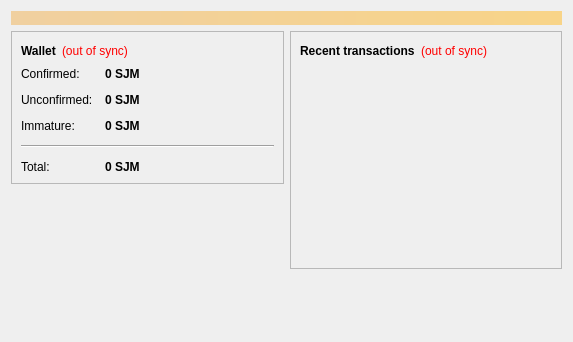
<?xml version="1.0" encoding="UTF-8"?>
<ui version="4.0">
 <class>OverviewPage</class>
 <widget class="QWidget" name="OverviewPage">
  <property name="geometry">
   <rect>
    <x>0</x>
    <y>0</y>
    <width>573</width>
    <height>342</height>
   </rect>
  </property>
  <property name="windowTitle">
   <string>Form</string>
  </property>
  <layout class="QVBoxLayout" name="topLayout">
   <item>
    <widget class="QLabel" name="labelAlerts">
     <property name="visible">
      <bool>false</bool>
     </property>
     <property name="styleSheet">
      <string notr="true">background-color: qlineargradient(x1: 0, y1: 0, x2: 1, y2: 0, stop:0 #F0D0A0, stop:1 #F8D488); color:#000000;</string>
     </property>
     <property name="wordWrap">
      <bool>true</bool>
     </property>
     <property name="margin">
      <number>3</number>
     </property>
    </widget>
   </item>
   <item>
    <layout class="QHBoxLayout" name="horizontalLayout" stretch="1,1">
     <item>
      <layout class="QVBoxLayout" name="verticalLayout_2">
       <item>
        <widget class="QFrame" name="frame">
         <property name="frameShape">
          <enum>QFrame::StyledPanel</enum>
         </property>
         <property name="frameShadow">
          <enum>QFrame::Raised</enum>
         </property>
         <layout class="QVBoxLayout" name="verticalLayout_4">
          <item>
           <layout class="QHBoxLayout" name="horizontalLayout_4">
            <item>
             <widget class="QLabel" name="label_5">
              <property name="font">
               <font>
                <weight>75</weight>
                <bold>true</bold>
               </font>
              </property>
              <property name="text">
               <string>Wallet</string>
              </property>
             </widget>
            </item>
            <item>
             <widget class="QLabel" name="labelWalletStatus">
              <property name="toolTip">
               <string>The displayed information may be out of date. Your wallet automatically synchronizes with the SJMBIT network after a connection is established, but this process has not completed yet.</string>
              </property>
              <property name="styleSheet">
               <string notr="true">QLabel { color: red; }</string>
              </property>
              <property name="text">
               <string notr="true">(out of sync)</string>
              </property>
              <property name="alignment">
               <set>Qt::AlignLeading|Qt::AlignLeft|Qt::AlignVCenter</set>
              </property>
             </widget>
            </item>
            <item>
             <spacer name="horizontalSpacer_2">
              <property name="orientation">
               <enum>Qt::Horizontal</enum>
              </property>
              <property name="sizeHint" stdset="0">
               <size>
                <width>40</width>
                <height>20</height>
               </size>
              </property>
             </spacer>
            </item>
           </layout>
          </item>
          <item>
           <layout class="QFormLayout" name="formLayout_2">
            <property name="fieldGrowthPolicy">
             <enum>QFormLayout::AllNonFixedFieldsGrow</enum>
            </property>
            <property name="horizontalSpacing">
             <number>12</number>
            </property>
            <property name="verticalSpacing">
             <number>12</number>
            </property>
            <item row="0" column="0">
             <widget class="QLabel" name="label">
              <property name="text">
               <string>Confirmed:</string>
              </property>
             </widget>
            </item>
            <item row="0" column="1">
             <widget class="QLabel" name="labelBalance">
              <property name="font">
               <font>
                <weight>75</weight>
                <bold>true</bold>
               </font>
              </property>
              <property name="cursor">
               <cursorShape>IBeamCursor</cursorShape>
              </property>
              <property name="toolTip">
               <string>Your current spendable balance</string>
              </property>
              <property name="text">
               <string notr="true">0 SJM</string>
              </property>
              <property name="textInteractionFlags">
               <set>Qt::LinksAccessibleByMouse|Qt::TextSelectableByKeyboard|Qt::TextSelectableByMouse</set>
              </property>
             </widget>
            </item>
            <item row="1" column="0">
             <widget class="QLabel" name="label_3">
              <property name="text">
               <string>Unconfirmed:</string>
              </property>
             </widget>
            </item>
            <item row="1" column="1">
             <widget class="QLabel" name="labelUnconfirmed">
              <property name="font">
               <font>
                <weight>75</weight>
                <bold>true</bold>
               </font>
              </property>
              <property name="cursor">
               <cursorShape>IBeamCursor</cursorShape>
              </property>
              <property name="toolTip">
               <string>Total of transactions that have yet to be confirmed, and do not yet count toward the spendable balance</string>
              </property>
              <property name="text">
               <string notr="true">0 SJM</string>
              </property>
              <property name="textInteractionFlags">
               <set>Qt::LinksAccessibleByMouse|Qt::TextSelectableByKeyboard|Qt::TextSelectableByMouse</set>
              </property>
             </widget>
            </item>
            <item row="2" column="0">
             <widget class="QLabel" name="labelImmatureText">
              <property name="text">
               <string>Immature:</string>
              </property>
             </widget>
            </item>
            <item row="2" column="1">
             <widget class="QLabel" name="labelImmature">
              <property name="font">
               <font>
                <weight>75</weight>
                <bold>true</bold>
               </font>
              </property>
              <property name="toolTip">
               <string>Mined balance that has not yet matured</string>
              </property>
              <property name="text">
               <string notr="true">0 SJM</string>
              </property>
              <property name="textInteractionFlags">
               <set>Qt::LinksAccessibleByMouse|Qt::TextSelectableByKeyboard|Qt::TextSelectableByMouse</set>
              </property>
             </widget>
            </item>
            <item row="4" column="0">
             <widget class="QLabel" name="labelTotalText">
              <property name="text">
               <string>Total:</string>
              </property>
             </widget>
            </item>
            <item row="4" column="1">
             <widget class="QLabel" name="labelTotal">
              <property name="font">
               <font>
                <weight>75</weight>
                <bold>true</bold>
               </font>
              </property>
              <property name="cursor">
               <cursorShape>IBeamCursor</cursorShape>
              </property>
              <property name="toolTip">
               <string>Your current total balance</string>
              </property>
              <property name="text">
               <string notr="true">0 SJM</string>
              </property>
              <property name="textInteractionFlags">
               <set>Qt::LinksAccessibleByMouse|Qt::TextSelectableByKeyboard|Qt::TextSelectableByMouse</set>
              </property>
             </widget>
            </item>
            <item row="3" column="0" colspan="2">
             <widget class="Line" name="line">
              <property name="orientation">
               <enum>Qt::Horizontal</enum>
              </property>
             </widget>
            </item>
           </layout>
          </item>
         </layout>
        </widget>
       </item>
       <item>
        <spacer name="verticalSpacer">
         <property name="orientation">
          <enum>Qt::Vertical</enum>
         </property>
         <property name="sizeHint" stdset="0">
          <size>
           <width>20</width>
           <height>40</height>
          </size>
         </property>
        </spacer>
       </item>
      </layout>
     </item>
     <item>
      <layout class="QVBoxLayout" name="verticalLayout_3">
       <item>
        <widget class="QFrame" name="frame_2">
         <property name="frameShape">
          <enum>QFrame::StyledPanel</enum>
         </property>
         <property name="frameShadow">
          <enum>QFrame::Raised</enum>
         </property>
         <layout class="QVBoxLayout" name="verticalLayout">
          <item>
           <layout class="QHBoxLayout" name="horizontalLayout_2">
            <item>
             <widget class="QLabel" name="label_4">
              <property name="text">
               <string>&lt;b&gt;Recent transactions&lt;/b&gt;</string>
              </property>
             </widget>
            </item>
            <item>
             <widget class="QLabel" name="labelTransactionsStatus">
              <property name="toolTip">
               <string>The displayed information may be out of date. Your wallet automatically synchronizes with the SJMBIT network after a connection is established, but this process has not completed yet.</string>
              </property>
              <property name="styleSheet">
               <string notr="true">QLabel { color: red; }</string>
              </property>
              <property name="text">
               <string notr="true">(out of sync)</string>
              </property>
              <property name="alignment">
               <set>Qt::AlignRight|Qt::AlignTrailing|Qt::AlignVCenter</set>
              </property>
             </widget>
            </item>
            <item>
             <spacer name="horizontalSpacer">
              <property name="orientation">
               <enum>Qt::Horizontal</enum>
              </property>
              <property name="sizeHint" stdset="0">
               <size>
                <width>40</width>
                <height>20</height>
               </size>
              </property>
             </spacer>
            </item>
           </layout>
          </item>
          <item>
           <widget class="QListView" name="listTransactions">
            <property name="styleSheet">
             <string notr="true">QListView { background: transparent; }</string>
            </property>
            <property name="frameShape">
             <enum>QFrame::NoFrame</enum>
            </property>
            <property name="verticalScrollBarPolicy">
             <enum>Qt::ScrollBarAlwaysOff</enum>
            </property>
            <property name="horizontalScrollBarPolicy">
             <enum>Qt::ScrollBarAlwaysOff</enum>
            </property>
            <property name="selectionMode">
             <enum>QAbstractItemView::NoSelection</enum>
            </property>
           </widget>
          </item>
         </layout>
        </widget>
       </item>
       <item>
        <spacer name="verticalSpacer_2">
         <property name="orientation">
          <enum>Qt::Vertical</enum>
         </property>
         <property name="sizeHint" stdset="0">
          <size>
           <width>20</width>
           <height>40</height>
          </size>
         </property>
        </spacer>
       </item>
      </layout>
     </item>
    </layout>
   </item>
  </layout>
 </widget>
 <resources/>
 <connections/>
</ui>
